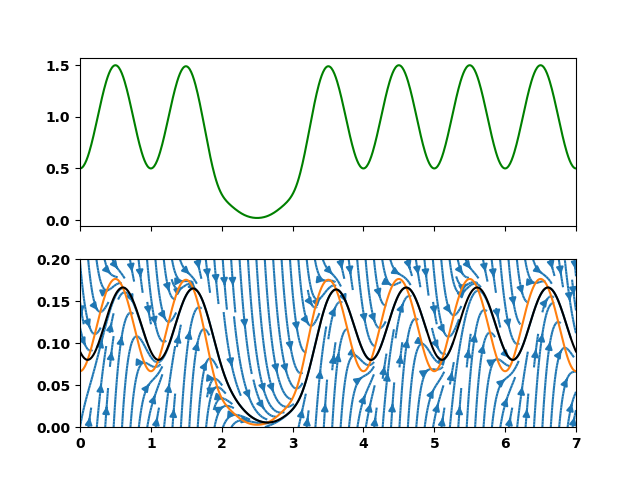

Python code for this plot:
# -*- coding: utf-8 -*-
"""
Created on Wed Aug  3 15:35:42 2022

@author: fso
"""


import numpy as np
import matplotlib.pyplot as plt
from scipy.special import expit
from scipy.integrate import solve_ivp


dens= 2
tmax = 7
t0 = 2.5
ite = 10
slow = 0.5
U = 7

s = np.linspace(0.,0.2,201)
t = np.linspace(0,tmax,100*tmax + 1)


T,S = np.meshgrid(t,s)
Vt = np.ones_like(T)

def A(t):
    As =  1  - 0.5*np.cos(2*np.pi*t)
    Au = expit(ite* (t - 0.5 - t0))  + expit(-ite*(t - t0+0.5))
    return  Au * As

def fn(t,s):
    v = A(t)*(1- s) - U*s

    return slow *v

Vs = fn(T,S)

ncl = A(t)/(A(t) + U)
sol = solve_ivp(fn,[-tmax, tmax], [ ncl[0]], t_eval=t)

fig, ax = plt.subplots(2,1, sharex=True)

ax[0].plot(t, slow * A(t), color = 'green')

ax[1].streamplot(T, S, Vt, Vs, density =dens)   
ax[1].plot(t, ncl)
ax[1].plot(t, sol.y[0], color = 'k')
ax[1].set_ylim(s[0],s[-1])
